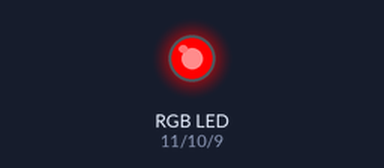
Bench run of a sketch on a simulated Arduino Uno, built with avr-gcc and run on an emulated ATmega328P. Shown: an RGB LED mixed from three pins (HIGH = lit).

Above: at 0.05 s.
At 1.75 s:
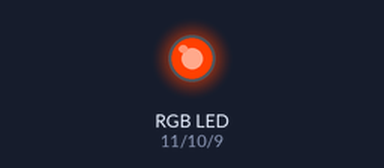
At 2.6 s:
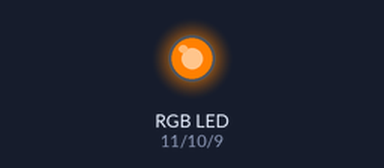
At 3.5 s:
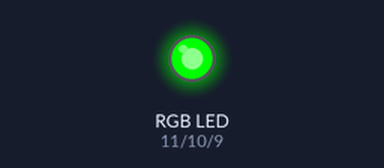
At 5.2 s:
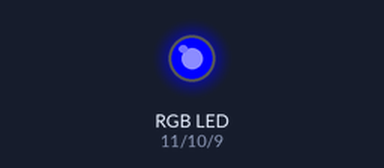
At 6.95 s:
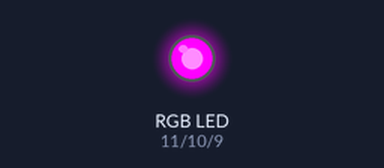
Timing chart, 0 to 9.1 s (numbered marks = the images above):
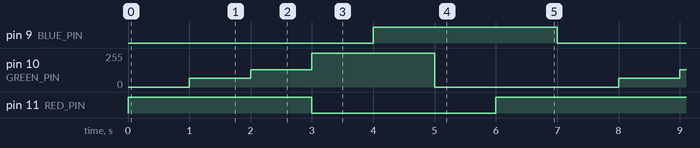

Measured:
- by itself, pin 9 (BLUE_PIN): alternates HIGH for 3.0 s and LOW for 4.0 s
- by itself, pin 10 (GREEN_PIN): repeats every 7.0 s: 128/255 1.0 s, 255/255 2.0 s, 0/255 3.0 s, 64/255 1.0 s
- by itself, pin 11 (RED_PIN): repeats every 7.0 s: LOW 3.0 s, HIGH 4.0 s

The sketch:

RGB.ino
```cpp
// RGB LED pins (adjust based on your wiring)
const int RED_PIN = 11;      // PWM pin
const int GREEN_PIN = 10;   // PWM pin
const int BLUE_PIN = 9;    // PWM pin

void setup() {
  pinMode(RED_PIN, OUTPUT);
  pinMode(GREEN_PIN, OUTPUT);
  pinMode(BLUE_PIN, OUTPUT);
}

void setColor(int red, int green, int blue) {
  analogWrite(RED_PIN, red);
  analogWrite(GREEN_PIN, green);
  analogWrite(BLUE_PIN, blue);
}

void loop() {
  setColor(255, 0, 0);      // Red
  delay(1000);

  setColor(255, 64, 0);    // Orange
  delay(1000);

  setColor(255, 128, 0);    // Yellow
  delay(1000);

  setColor(0, 255, 0);      // Green
  delay(1000);

  setColor(0, 255, 255);    // Cyan
  delay(1000);

  setColor(0, 0, 255);      // Blue
  delay(1000);

  setColor(255, 0, 255);    // Magenta
  delay(1000);
}
```
